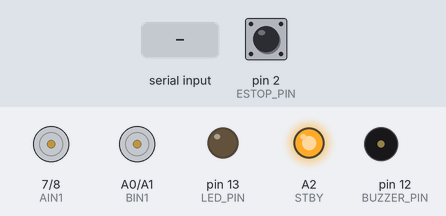
The sketch below on a simulated Arduino Uno, built with avr-gcc and run on an emulated ATmega328P. On the bench: motor-driver pin pairs drawn as motors (green arrow = first pin HIGH = forward, orange = second pin HIGH = backward, longer = more drive, scaled by the enable pin, stopped while the standby pin is LOW), output pins drawn as LEDs (lit = HIGH), buzzer (waves = sounding, pin HIGH). The inputs (shaded band) are chosen by the test bench; at power-on: pin 2 (ESTOP_PIN) HIGH. What the sketch prints to the serial monitor is not drawn.

Above: at 1.7 s.
1.8 s: pin 2 (ESTOP_PIN) pulled LOW for 0.15 s
At 1.87 s:
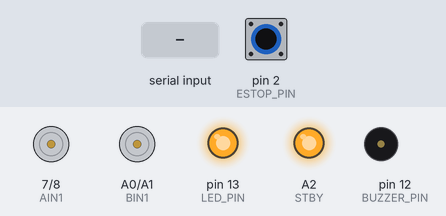
3.4 s: "FWD\n" received over Serial
At 3.7 s:
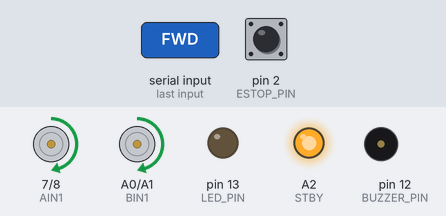
4.9 s: "BACK\n" received over Serial
At 6.1 s:
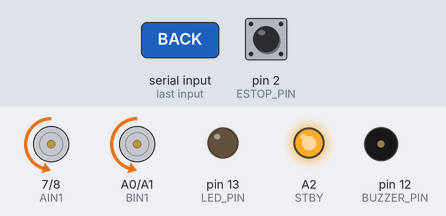
6.4 s: "LEFT\n" received over Serial
At 7.2 s:
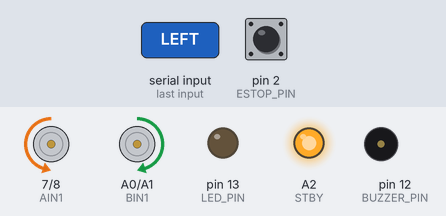
7.9 s: "RIGHT\n" received over Serial
At 8.4 s:
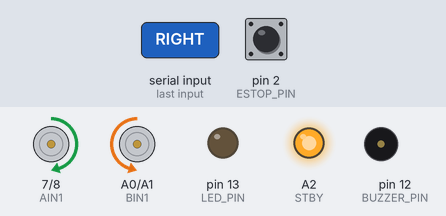
9.4 s: "BEEP\n" received over Serial
At 9.46 s:
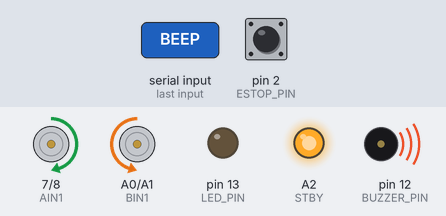
Timing chart, 0 to 12.0 s (numbered marks = the images above; inputs shaded):
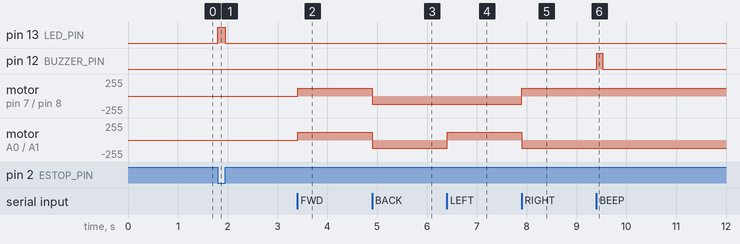

The sketch:

20_robot_brain.ino
```cpp
/*
============================================================
Program 20 — Robot Brain Firmware (Final Starter)
Course: Build Your First AI Robot
Week 6: Build Your AI Robot
============================================================

PURPOSE
  Final Arduino firmware for the student project.
  Listens for laptop commands; E-STOP always wins.

PAIR WITH
  20_ai_robot_starter.py

COMMANDS
  FWD BACK LEFT RIGHT STOP
  SPEED:120
  BEEP LED_ON LED_OFF

HOW TO RUN
  1. Upload this sketch
  2. Close Serial Monitor
  3. Run the Python starter
============================================================
*/

const int PWMA = 3;
const int AIN1 = 7;
const int AIN2 = 8;
const int PWMB = 11;
const int BIN1 = A0;
const int BIN2 = A1;
const int STBY = A2;
const int ESTOP_PIN = 2;
const int BUZZER_PIN = 12;
const int LED_PIN = 13;
const int BAUD_RATE = 9600;

const int MAX_SPEED = 180;
int driveSpeed = 120;

void setup() {
  pinMode(PWMA, OUTPUT);
  pinMode(AIN1, OUTPUT);
  pinMode(AIN2, OUTPUT);
  pinMode(PWMB, OUTPUT);
  pinMode(BIN1, OUTPUT);
  pinMode(BIN2, OUTPUT);
  pinMode(STBY, OUTPUT);
  pinMode(ESTOP_PIN, INPUT_PULLUP);
  pinMode(BUZZER_PIN, OUTPUT);
  pinMode(LED_PIN, OUTPUT);

  digitalWrite(STBY, HIGH);
  stopMotors();

  Serial.begin(BAUD_RATE);
  delay(500);
  Serial.println("READY");
  Serial.println("Program 20 — Robot Brain");
}

void loop() {
  if (isEStopPressed()) {
    stopMotors();
    digitalWrite(LED_PIN, HIGH);
    static unsigned long lastMsg = 0;
    if (millis() - lastMsg > 500) {
      Serial.println("ESTOP:1");
      lastMsg = millis();
    }
    return;
  }
  digitalWrite(LED_PIN, LOW);

  if (Serial.available() > 0) {
    String command = Serial.readStringUntil('\n');
    command.trim();
    command.toUpperCase();
    if (command.length() > 0) {
      handleCommand(command);
    }
  }
}

void handleCommand(String command) {
  if (command == "FWD") {
    forward(driveSpeed);
    Serial.println("OK FWD");
  } else if (command == "BACK") {
    drive(driveSpeed, false, false);
    Serial.println("OK BACK");
  } else if (command == "LEFT") {
    drive(driveSpeed, false, true);
    Serial.println("OK LEFT");
  } else if (command == "RIGHT") {
    drive(driveSpeed, true, false);
    Serial.println("OK RIGHT");
  } else if (command == "STOP") {
    stopMotors();
    Serial.println("OK STOP");
  } else if (command == "BEEP") {
    beep(120);
    Serial.println("OK BEEP");
  } else if (command == "LED_ON") {
    digitalWrite(LED_PIN, HIGH);
    Serial.println("OK LED_ON");
  } else if (command == "LED_OFF") {
    digitalWrite(LED_PIN, LOW);
    Serial.println("OK LED_OFF");
  } else if (command.startsWith("SPEED:")) {
    int value = command.substring(6).toInt();
    if (value < 0) value = 0;
    if (value > MAX_SPEED) value = MAX_SPEED;
    driveSpeed = value;
    Serial.print("OK SPEED:");
    Serial.println(driveSpeed);
  } else {
    Serial.print("ERR UNKNOWN ");
    Serial.println(command);
  }
}

bool isEStopPressed() {
  return digitalRead(ESTOP_PIN) == LOW;
}

void drive(int speed, bool leftForward, bool rightForward) {
  setLeft(speed, leftForward);
  setRight(speed, rightForward);
}

void forward(int speed) {
  drive(speed, true, true);
}

void setLeft(int speed, bool goForward) {
  if (goForward) {
    digitalWrite(AIN1, HIGH);
    digitalWrite(AIN2, LOW);
  } else {
    digitalWrite(AIN1, LOW);
    digitalWrite(AIN2, HIGH);
  }
  analogWrite(PWMA, speed);
}

void setRight(int speed, bool goForward) {
  if (goForward) {
    digitalWrite(BIN1, HIGH);
    digitalWrite(BIN2, LOW);
  } else {
    digitalWrite(BIN1, LOW);
    digitalWrite(BIN2, HIGH);
  }
  analogWrite(PWMB, speed);
}

void stopMotors() {
  digitalWrite(AIN1, LOW);
  digitalWrite(AIN2, LOW);
  analogWrite(PWMA, 0);
  digitalWrite(BIN1, LOW);
  digitalWrite(BIN2, LOW);
  analogWrite(PWMB, 0);
}

void beep(int ms) {
  digitalWrite(BUZZER_PIN, HIGH);
  delay(ms);
  digitalWrite(BUZZER_PIN, LOW);
}

/*
============================================================
STUDENT CHALLENGE
 1. Lower MAX_SPEED for a safer Demo Day crawl.
 2. Add a custom command like SPIN that turns LEFT.
 3. Keep E-STOP demo as part of your presentation.

INSTRUCTOR NOTE
  Students should not need to rewrite firmware for most projects —
  Python SETTINGS/modes are the main remix surface.
============================================================
*/
```

Measured:
- after the input at 1.8 s, pin 13 (LED_PIN): LOW → HIGH at once, → LOW 0.15 s later
- after the input at 3.4 s, motor on pin 7 (AIN1) / pin 8 (AIN2), motor on A0 (BIN1) / A1 (BIN2): stopped → forward 120/255 at once
- after the input at 4.9 s, motor on pin 7 (AIN1) / pin 8 (AIN2), motor on A0 (BIN1) / A1 (BIN2): forward 120/255 → backward 120/255 at once
- after the input at 6.4 s, motor on A0 (BIN1) / A1 (BIN2): backward 120/255 → forward 120/255 at once
- after the input at 7.9 s, motor on pin 7 (AIN1) / pin 8 (AIN2): backward 120/255 → forward 120/255 at once; motor on A0 (BIN1) / A1 (BIN2): forward 120/255 → backward 120/255 at once
- after the input at 9.4 s, pin 12 (BUZZER_PIN): LOW → HIGH at once, → LOW 0.12 s later
